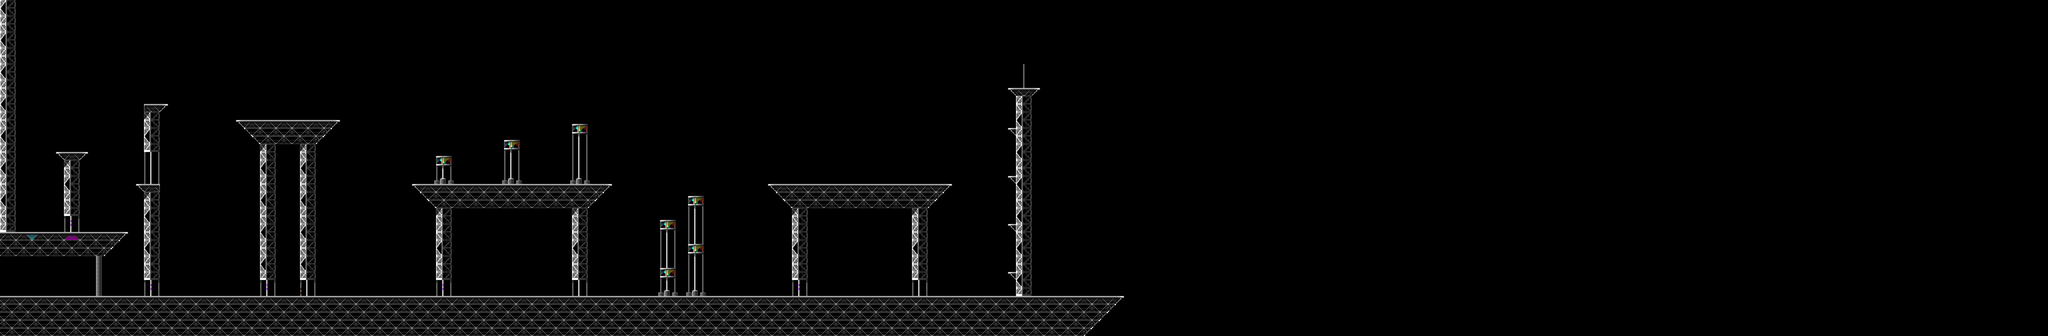

Tiled map render using the project's own tile images. Description and the map definition, with tile-layer contents summarised, below:
An orthogonal 512x84 tile map with 16x16 px tiles, 3 tile layers (Background, Objects, Foreground).

<map version="1.0" orientation="orthogonal" width="512" height="84" tilewidth="16" tileheight="16">
 <tileset firstgid="1" name="tiles-vectorman" tilewidth="16" tileheight="16">
  <image source="../tiles/vectorman.png" width="1024" height="424" />
 </tileset>
 <layer name="Background" width="512" height="84">
  <data>[43008 cells, 274 non-empty, 42 distinct tile ids]</data>
 </layer>
 <layer name="Objects" width="512" height="84">
  <data>[43008 cells, 4891 non-empty, 130 distinct tile ids]</data>
 </layer>
 <layer name="Foreground" width="512" height="84">
  <data>[43008 cells, 143 non-empty, 25 distinct tile ids]</data>
 </layer>
</map>